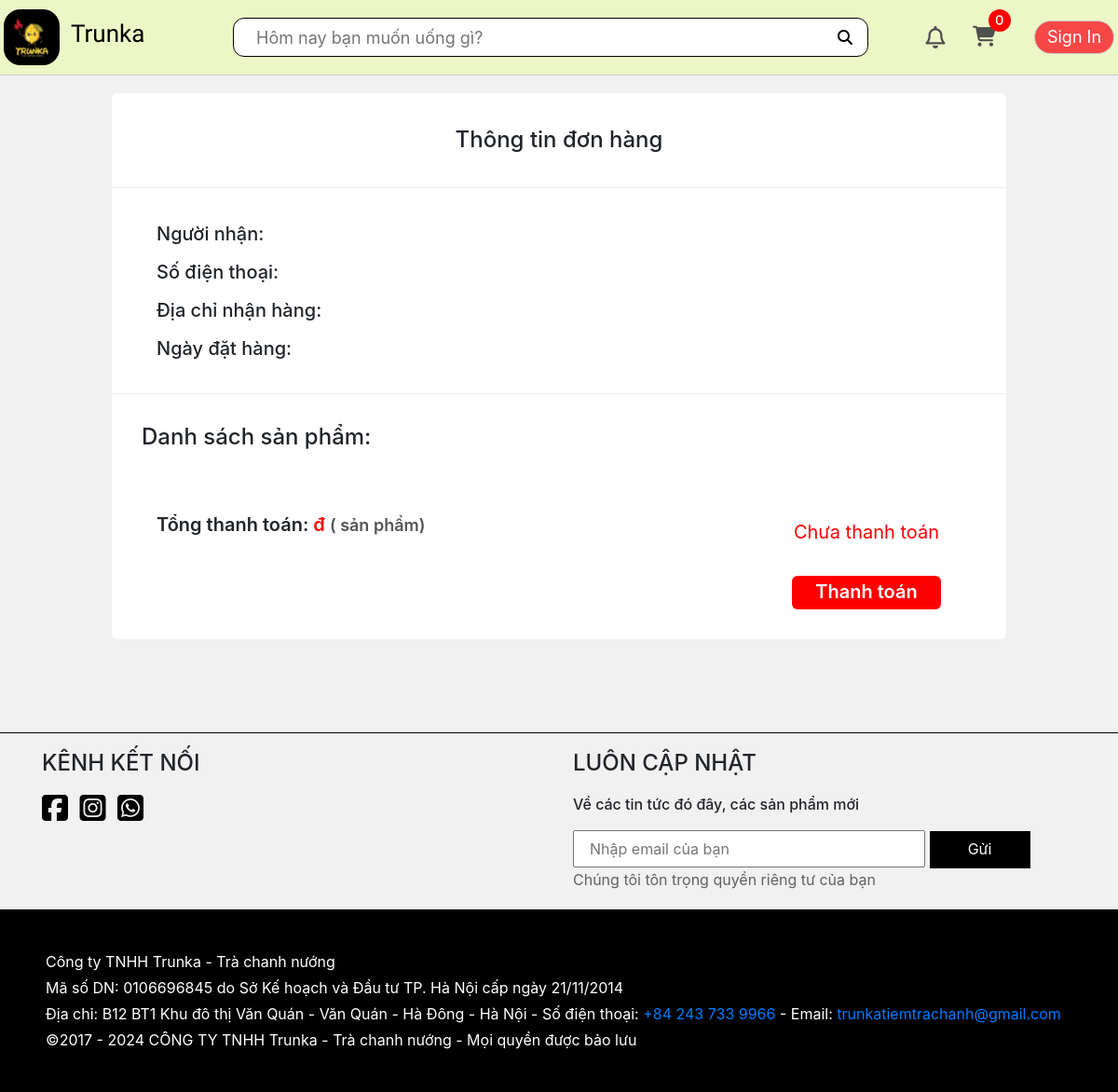
The page /order/details/129 (signed in) on the database as committed earlier.
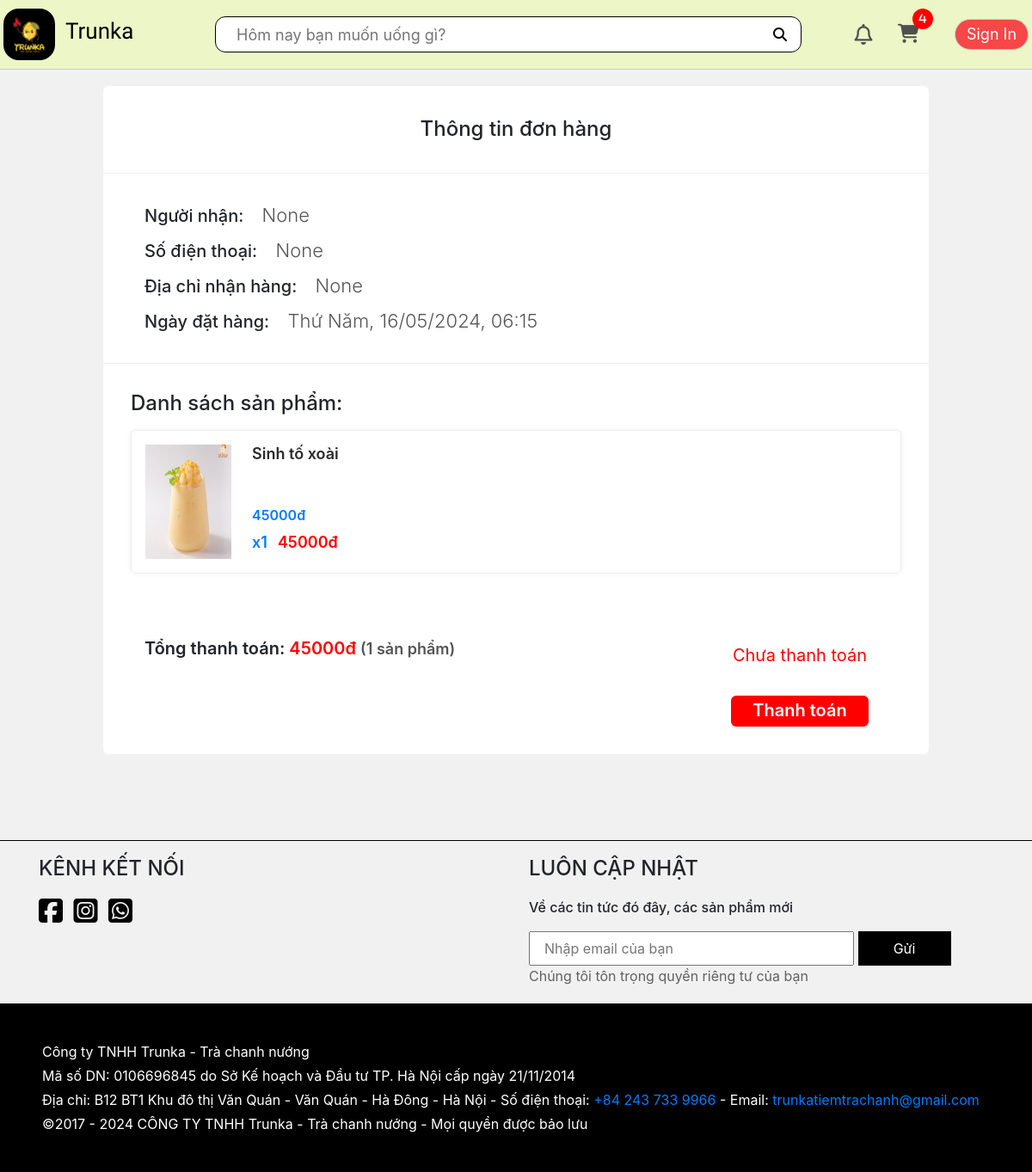
The same page on the database as committed later.
### app/models.py (models this page shows, shortened)
class Cart(models.Model):
    customer = models.OneToOneField(User, on_delete=models.CASCADE, blank=True, null=True)
    def getCartItemsAmount(self):
        cartItems = self.cartitem_set.all()
        total = sum([item.quantity for item in cartItems])
        return total

class CartItem(models.Model):
    product = models.ForeignKey(Product, on_delete=models.SET_NULL, blank=True, null=True)
    cart = models.ForeignKey(Cart, on_delete=models.SET_NULL, blank=True, null=True)
    quantity = models.IntegerField(default=0, null=True, blank=True)
    dateAdded = models.DateTimeField(auto_now_add=True)

class Order(models.Model):
    customer = models.ForeignKey(User, on_delete=models.SET_NULL, blank=True, null=True)
    name = models.CharField(max_length=100, null=True)
    address = models.CharField(max_length=250, null=True)
    phoneNumber = models.CharField(max_length=10, null=True)
    dateOrder = models.DateTimeField(auto_now_add=True)
    complete = models.BooleanField(default=False, null=True, blank=False)
    active = models.BooleanField(default=False)
    isPaid = models.BooleanField(default=False) # Check if the order has been paid
    def getDateOrder(self):
        weekdays = ["Thứ Hai", "Thứ Ba", "Thứ Tư", "Thứ Năm", "Thứ Sáu", "Thứ Bảy", "Chủ Nhật"]
        return weekdays[self.dateOrder.astimezone().weekday()] + ', ' + self.dateOrder.astimezone().strftime("%d/%m/%Y, %H:%M")
    @property
    def getOrderItemsAmount(self):
        orderitems = self.orderitem_set.all()
        total = sum([item.quantity for item in orderitems])
        return total
    def getOrderTotalPrice(self):
        orderitems = self.orderitem_set.all()
        total = sum([item.get_total for item in orderitems])
        return total

class OrderItem(models.Model):
    product = models.ForeignKey(Product, on_delete=models.SET_NULL, blank=True, null=True)
    order = models.ForeignKey(Order, on_delete=models.SET_NULL, blank=True, null=True)
    quantity = models.IntegerField(default=0, null=True, blank=True)
    dateAdded = models.DateTimeField(auto_now_add=True)
    @property
    def get_total(self):
        return self.product.price * self.quantity

class Product(models.Model):
    name = models.CharField(max_length=100, null=True)
    price = models.IntegerField()
    cost = models.IntegerField(default=0)
    description = models.CharField(default='Người bán chưa cung cấp thông tin mô tả sản phẩm.', max_length=3000, null=True, blank=True)
    image = models.ImageField(upload_to='product', null=True, blank=True)
    imageURL = models.URLField(null=True, blank=True)
    slugName = models.SlugField(unique=True, null=True, blank=True)
    CATEGORY_CHOICES = [
        ('category0', 'Trà hoa quả'),
        ('category1', 'Cafe'),
        ('category2', 'Trà sữa'),
        ('category3', 'Trà ô long'),
        ('category4', 'Sữa chua'),
        ('category5', 'Đồ đá xay'),
        ('category6', 'Đồ ăn vặt'),
    ]
    category = models.CharField(
        max_length=30,
        choices=CATEGORY_CHOICES,
        default='category0',
    )

### app/views.py (the view)
# urls.py: path('order/details/<int:order_id>', views.orderDetails, name='order-details'),
def orderDetails(request, order_id):
    if request.user.is_authenticated:
        customer = request.user
        cart, created = Cart.objects.get_or_create(customer=customer)
        try:
            order = get_object_or_404(Order, customer=customer, id=order_id)
            items = order.orderitem_set.all()
        except Http404:
            order = {'get_cart_items':0, 'get_cart_total':0}
            items = []
    else:
        customer = None
        cart = {'getCartItemsAmount': 0}
        order = {'get_cart_items':0, 'get_cart_total':0}
        items = []
    context = {'cart': cart ,'order': order, 'items': items}
    return render(request, 'app/orderdetail.html', context)

### app/models.py (called while the page is built)
    @property
    def avatarURL(self):
        url = '/static/app/images/avatar-icon.png'
        try:
            url = self.avatar.url
        except:
            url = '/static/app/images/avatar-icon.png'
        return url

### app/templates/app/orderdetail.html (shortened to what this page needs)
{% extends 'app/base.html' %}
{% load static %}
{% block title %}
    <link rel="stylesheet" href="{% static 'app/css/orderdetail.css' %}"/>
{% endblock title %}
{% block content %}
    <div class="order-details">
        <h2 class="order-details__heading">Thông tin đơn hàng</h2>
        <div class="customer">
            <h4>Người nhận: <span>{{order.name}}</span></h4>
            <h4>Số điện thoại: <span>{{order.phoneNumber}}</span></h4>
            <h4>Địa chỉ nhận hàng: <span>{{order.address}}</span></h4>
            <h4>Ngày đặt hàng: <span>{{order.getDateOrder}}</span></h4>
        </div>
        <div class="list-product">
            <h4 class="list-product__heading">Danh sách sản phẩm:</h4>
            {% for item in items %}
                <a class="product" href="{% url 'product' item.product.slugName %}">
                    <img class="product__img" src="{{item.product.imageURL}}">
                    <div class="product__info">
                        <h4 class="info__heading">{{item.product.name}}</h4>
                        <div class="info__body">
                            <div class="info__body-price">
                                {{item.product.price}}đ
                            </div>
                            <div class="total-price">
                                <div class="total-price__quantity">x{{item.quantity}}</div>
                                <div class="total-price__total">{{item.get_total}}đ</div>
                            </div>
                        </div>
                    </div>
                </a>
            {% endfor %}
        </div>
        <div class="order-details__controls">
            <div class="order-details__bill">
                Tổng thanh toán: <span>{{order.getOrderTotalPrice}}đ</span>
                <label>({{order.getOrderItemsAmount}} sản phẩm)</label>
            </div>
            <div class="order-details__status">
                {% if order.isPaid %}
                    {% if order.complete %}
                        <label style="color: #31af91">Đã hoàn thành</label>
                        <button data-order="{{order.id}}" type="button" disabled class="order-demo-button order__complete complete">
                            <img src="{% static 'app/images/success-icon.png' %}">
                        </button>
                    {% else %}
                        <label style="color: #ff7600">Chưa hoàn thành</label>
                        <button data-order="{{order.id}}" type="button" class="order-demo-button order__complete">Đã nhận hàng</button>
                    {% endif %}
                {% else %}
                    <label style="color: #ff0000">Chưa thanh toán</label>
                    <button data-order="{{order.id}}" type="button" class="order-demo-button order__pay-again">Thanh toán</button>
                {% endif %}
            </div>
        </div>
    </div>
{% endblock content %}

### app/templates/app/base.html (shortened to what the changed rows need)
{% load static %}
<!DOCTYPE html>
<html lang="en">
<head>
    {% block title %}{% endblock title %}
    <link rel="stylesheet" href="https://cdn.jsdelivr.net/npm/bootstrap@4.0.0/dist/css/bootstrap.min.css">
    <link rel="stylesheet" href="https://cdnjs.cloudflare.com/ajax/libs/font-awesome/6.4.2/css/all.min.css">
    <link rel="stylesheet" href="{% static 'app/css/reset.css' %}"/>
    <link rel="stylesheet" href="{% static 'app/css/base.css' %}"/>
    <link rel="stylesheet" href="{% static 'app/css/responsive.css' %}"/>
</head>
<body>
    <header>
        <div class="header">
            <div class="nav grid">
                <div class="nav__logo">
                    <a href="{% url 'home' %}" class="logo-link">
                        <h2 class="logo-link__heading">Trunka</h2>
                    </a>
                </div>
                <div class="nav__cart pc tablet">
                    <a href="{% url 'cart' %}" class="nav__cart-link">
                        <i class="fa-solid fa-cart-shopping"><div class="nav__cart-quantity">{{cart.getCartItemsAmount}}</div></i>
                    </a>
                </div>
            </div>
        </div>
    </header>
    {% block content %}{% endblock content %}
</body>
</html>

Rows that differ between the two databases and show on the page:
computed for Cart: getCartItemsAmount "0" → "4"
added Order: name "None", phoneNumber "None", address "None", getDateOrder "Thứ Năm, 16/05/2024, 06:15", getOrderTotalPrice "45000", getOrderItemsAmount "1"
added OrderItem: product.imageURL (picture), product.name "Sinh tố xoài", product.price "45000", quantity "1", get_total "45000"
